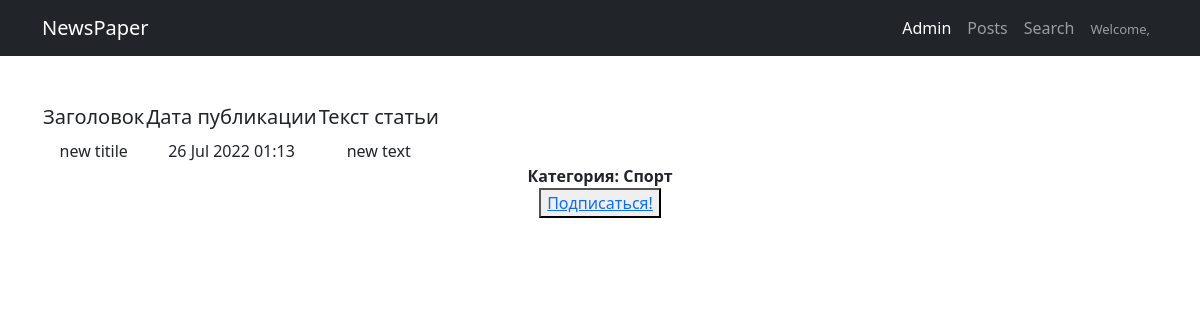
The app's page /posts/48/ with its own data.
### newapp/models.py (models this page shows, shortened)
class Post(models.Model):
    NEWS = 'NW'
    ARTICLE = 'AT'
    TYPE_POST_CHOICES = [(NEWS, 'Новости'), (ARTICLE, 'Статья'),]
    post_type = models.CharField("Тип", max_length=2, choices=TYPE_POST_CHOICES, default=NEWS)
    post_author = models.ForeignKey(Author, on_delete=models.CASCADE, verbose_name="Имя автора")
    post_date_time = models.DateTimeField("Дата публикации (ГГГГ-ММ-ДД)", auto_now_add=True)
    post_category = models.ManyToManyField(Category, through='PostCategory', blank=False, verbose_name="Категория", related_name='posts')
    post_title = models.CharField("Заголовок", max_length=100)
    post_text = models.TextField("Текст")
    post_rating = models.IntegerField(default=0)

class Category(models.Model):
    category_name = models.CharField(max_length=20, unique=True)
    subscribers = models.ManyToManyField(User, through='Subscriber', blank=True)

### newapp/views.py (the view)
# urls.py: path('<int:pk>/', PostDetailView.as_view(), name='post_detail'), # Ссылка на детали поста
class PostDetailView(DetailView):
    model = Post
    template_name = 'newapp/post_detail.html'
    context_object_name = 'post'
    def get_context_data(self, **kwargs):
        context = super().get_context_data(**kwargs)
        for cat in context['post'].post_category.all():
            c = Category.objects.get(id=cat.id)
            context['is_not_subscribed'] = not c.subscribers.filter(username=self.request.user.username).exists()
        return context

### newapp/templatetags/custom_filters.py (called while the page is built)
@register.filter(name='censor')
def censor(value, arg):
    list_bad_words = ['черт', 'блин', 'капец', 'дерьмо', 'хрен', 'чёрт']
    value_edited = value
    value_final = ''
    for word in list_bad_words:
        value_edited = value_edited.lower()
        value_temp = value_edited.replace(word, arg * len(word))
        value_edited = value_temp
    for i in range(0, len(value)):
        if (value[i] != value_edited[i]) & (value_edited[i].isalpha()):
            temp = value_edited[i].upper()
            value_final += temp
        else:
            value_final += value_edited[i]
    return value_final

### templates/newapp/post_detail.html (shortened to what this page needs)
{% extends 'default.html' %}
{% load custom_filters %}
{% block content %}
<table>
    <thead>
        <th>
            <h5>Заголовок</h5>
        </th>
        <th>
            <h5>Дата публикации</h5>
        </th>
        <th>
            <h5>Текст статьи</h5>
        </th>
    </thead>
    <tr>
        <td>
            {{ post.post_title|censor:'*' }}
        </td>
        <td>
            {{ post.post_date_time|date:'d M Y H:i' }}
        </td>
        <td>
            {{ post.post_text|censor:'*' }}
        </td>
    </tr>
</table>
<label><b>Категория: </b></label>
{% for cat in post.post_category.all %}
    <b>{{ cat.category_name }}</b><br>
        {% if is_not_subscribed %}
            <button><a href="subscribe/"> Подписаться! </a> </button>
        {% endif %}
{% endfor %}
{% endblock content %}

### records on screen
Post: post_title|censor "new titile", post_date_time "26 Jul 2022 01:13", post_text|censor "new text"
Category: category_name "Спорт"
